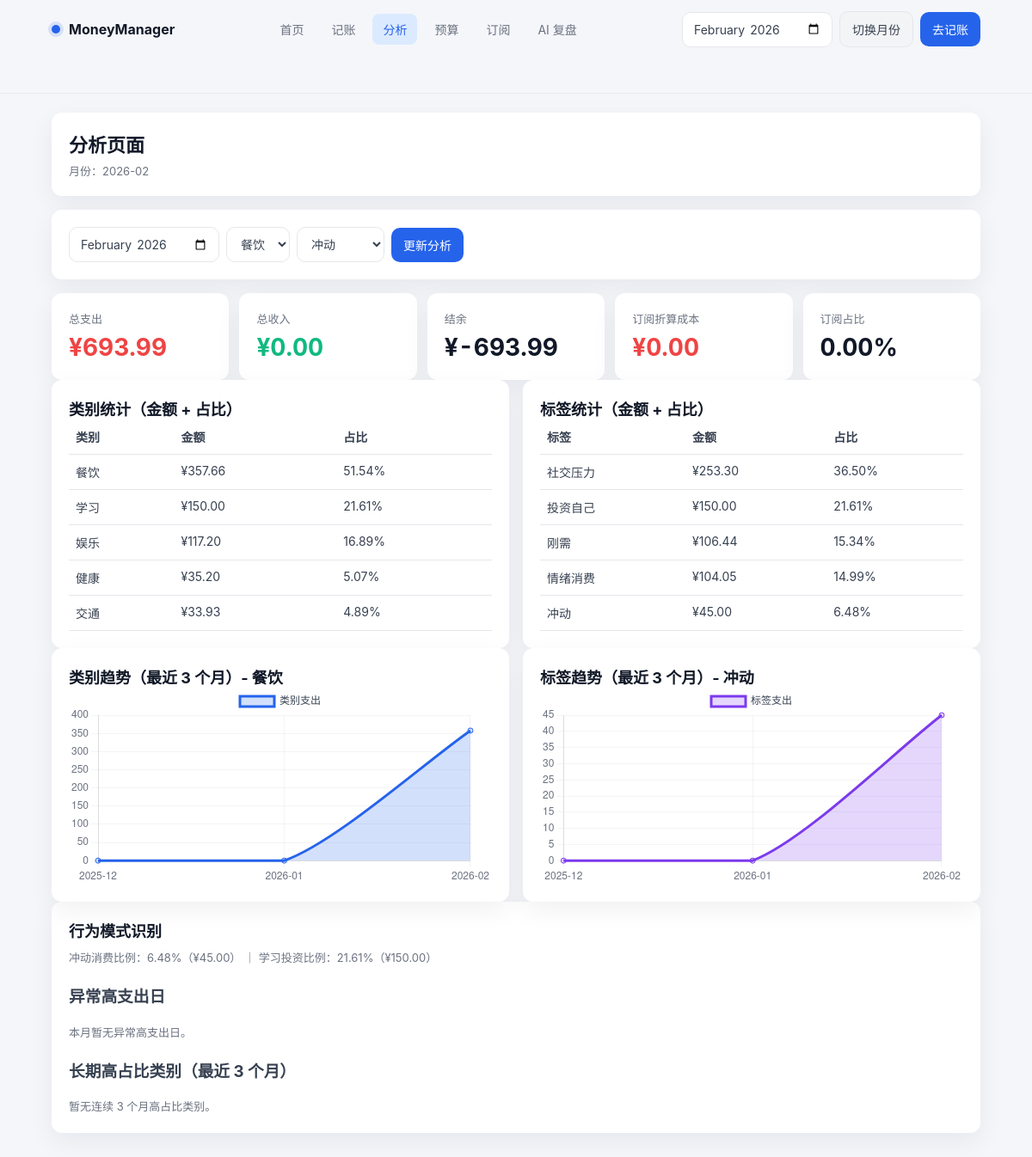
The app's page /analysis with its own data.
### tables this page shows
CREATE TABLE transactions (
                id INTEGER PRIMARY KEY AUTOINCREMENT,
                amount REAL NOT NULL,
                type TEXT CHECK(type IN ('income', 'expense')) NOT NULL,
                date TEXT NOT NULL,
                category_main TEXT NOT NULL,
                category_sub TEXT,
                tags TEXT,
                payment_method TEXT CHECK(payment_method IN ('wechat', 'alipay_family', 'bank')),
                note TEXT,
                created_at TEXT DEFAULT CURRENT_TIMESTAMP
            );

### app.py (the view)
    @app.route("/analysis")
    def analysis_page():
        month = request.args.get("month") or date.today().strftime("%Y-%m")
        category_name = request.args.get("category") or CATEGORY_OPTIONS[0]
        tag_name = request.args.get("tag") or TAG_OPTIONS[0]
        monthly_stats = get_monthly_stats(month)
        category_trend = get_category_trend(category_name, month)
        tag_trend = get_tag_trend(tag_name, month)
        insights = get_monthly_insights(month)
        subscription_metrics = get_subscription_monthly_metrics(month)
        subscription_ratio = 0.0
        if monthly_stats.get("total_expense", 0) > 0:
            subscription_ratio = (
                subscription_metrics.get("estimated_monthly_cost", 0)
                / monthly_stats.get("total_expense", 0)
                * 100
            )
        return render_template(
            "analysis.html",
            active_page="analysis",
            month=month,
            category_name=category_name,
            tag_name=tag_name,
            category_options=CATEGORY_OPTIONS,
            tag_options=TAG_OPTIONS,
            monthly_stats=monthly_stats,
            category_trend=category_trend,
            tag_trend=tag_trend,
            insights=insights,
            subscription_metrics=subscription_metrics,
            subscription_ratio=round(subscription_ratio, 2),
        )

### database.py (called while the page is built, shortened)
def get_connection() -> sqlite3.Connection:
    conn = sqlite3.connect(DB_PATH)
    conn.row_factory = sqlite3.Row
    return conn

def _parse_tags(tags_text: str | None) -> list[str]:
    if not tags_text:
        return []
    try:
        tags = json.loads(tags_text)
        return tags if isinstance(tags, list) else []
    except json.JSONDecodeError:
        return []

def _month_sequence(month: str, count: int = 3) -> list[str]:
    year, mon = map(int, month.split("-"))
    result: list[str] = []
    current_year = year
    current_mon = mon
    for _ in range(count):
        result.append(f"{current_year:04d}-{current_mon:02d}")
        current_mon -= 1
        if current_mon == 0:
            current_mon = 12
            current_year -= 1
    result.reverse()
    return result

def process_due_subscription_charges(target_date: str | None = None) -> dict:
    billing_day = _parse_date(target_date) if target_date else date.today()
    if not billing_day:
        billing_day = date.today()
    created_transactions = 0
    updated_subscriptions = 0
    with get_connection() as conn:
        rows = conn.execute(
            """
            SELECT
                id,
                name,
                amount,
                cycle,
                next_billing_date,
                category,
                payment_method
            FROM subscriptions
            ORDER BY id ASC
            """
        ).fetchall()
        conn.commit()
    return {
        "processed_date": billing_day.isoformat(),
        "created_transactions": created_transactions,
        "updated_subscriptions": updated_subscriptions,
    }

def get_subscription_actual_charge_summary(month: str) -> dict:
    with get_connection() as conn:
        row = conn.execute(
            """
            SELECT
                COALESCE(SUM(amount), 0) AS total_amount,
                COUNT(*) AS charge_count
            FROM subscription_charges
            WHERE substr(billing_date, 1, 7) = ?
            """,
            (month,),
        ).fetchone()
    return {
        "month": month,
        "actual_charged_amount": round(float(row["total_amount"] or 0), 2),
        "charge_count": int(row["charge_count"] or 0),
    }

### templates/analysis.html (shortened to what this page needs)
<!doctype html>
<html lang="zh-CN">
  <head>
    <link rel="stylesheet" href="{{ url_for('static', filename='css/app.css') }}" />
  </head>
  <body>
    <header class="top-nav app-shell">
      <div class="top-nav-inner">
        <a class="brand" href="/">
          <span class="brand-dot"></span>
          <span>MoneyManager</span>
        </a>
        <nav class="nav-links">
          <a class="nav-link {{ 'active' if active_page == 'index' else '' }}" href="/">首页</a>
          <a class="nav-link {{ 'active' if active_page == 'add' else '' }}" href="/add">记账</a>
          <a class="nav-link {{ 'active' if active_page == 'analysis' else '' }}" href="/analysis">分析</a>
          <a class="nav-link {{ 'active' if active_page == 'budget' else '' }}" href="/budget">预算</a>
          <a class="nav-link {{ 'active' if active_page == 'subscriptions' else '' }}" href="/subscriptions">订阅</a>
          <a class="nav-link {{ 'active' if active_page == 'ai' else '' }}" href="/ai">AI 复盘</a>
        </nav>
        <div class="nav-actions">
          <form method="get" action="/analysis" class="toolbar">
            <input type="month" name="month" value="{{ month }}" />
            <button class="btn-secondary" type="submit">切换月份</button>
          </form>
          <a class="btn" href="/add">去记账</a>
        </div>
      </div>
    </header>
    <main class="app-shell">
      <div class="page">
      <section class="panel">
        <h1 class="page-title">分析页面</h1>
        <div class="page-subtitle">月份：{{ month }}</div>
      </section>
      <section class="panel">
        <form class="toolbar" method="get" action="/analysis">
          <input type="month" name="month" value="{{ month }}" />
          <select name="category">
            {% for category in category_options %}
            <option value="{{ category }}" {% if category == category_name %}selected{% endif %}>{{ category }}</option>
            {% endfor %}
          </select>
          <select name="tag">
            {% for tag in tag_options %}
            <option value="{{ tag }}" {% if tag == tag_name %}selected{% endif %}>{{ tag }}</option>
            {% endfor %}
          </select>
          <button class="btn" type="submit">更新分析</button>
        </form>
      </section>
      <section class="kpi-grid" style="grid-template-columns: repeat(5, minmax(0, 1fr));">
          <article class="kpi-card">
            <div class="kpi-label">总支出</div>
            <div class="kpi-value expense mono">¥{{ '%.2f'|format(monthly_stats.total_expense) }}</div>
          </article>
          <article class="kpi-card">
            <div class="kpi-label">总收入</div>
            <div class="kpi-value income mono">¥{{ '%.2f'|format(monthly_stats.total_income) }}</div>
          </article>
          <article class="kpi-card">
            <div class="kpi-label">结余</div>
            <div class="kpi-value mono">¥{{ '%.2f'|format(monthly_stats.balance) }}</div>
          </article>
          <article class="kpi-card">
            <div class="kpi-label">订阅折算成本</div>
            <div class="kpi-value expense mono">¥{{ '%.2f'|format(subscription_metrics.estimated_monthly_cost) }}</div>
          </article>
          <article class="kpi-card">
            <div class="kpi-label">订阅占比</div>
            <div class="kpi-value mono">{{ '%.2f'|format(subscription_ratio) }}%</div>
          </article>
        </div>
      <section class="grid-2">
        <div class="panel">
          <h3 class="page-title" style="font-size: 18px;">类别统计（金额 + 占比）</h3>
          {% if monthly_stats.category_stats %}
          <div class="table-wrap">
          <table>
            <thead>
              <tr>
                <th>类别</th>
                <th>金额</th>
                <th>占比</th>
              </tr>
            </thead>
            <tbody>
              {% for item in monthly_stats.category_stats %}
              <tr>
                <td>{{ item.name }}</td>
                <td>¥{{ '%.2f'|format(item.amount) }}</td>
                <td>{{ '%.2f'|format(item.ratio) }}%</td>
              </tr>
              {% endfor %}
            </tbody>
          </table>
          </div>
          {% else %}
          <div class="helper-text">当前月份暂无类别支出数据。</div>
          {% endif %}
        </div>
        <div class="panel">
          <h3 class="page-title" style="font-size: 18px;">标签统计（金额 + 占比）</h3>
          {% if monthly_stats.tag_stats %}
          <div class="table-wrap">
          <table>
            <thead>
              <tr>
                <th>标签</th>
                <th>金额</th>
                <th>占比</th>
              </tr>
            </thead>
            <tbody>
              {% for item in monthly_stats.tag_stats %}
              <tr>
                <td>{{ item.name }}</td>
                <td>¥{{ '%.2f'|format(item.amount) }}</td>
                <td>{{ '%.2f'|format(item.ratio) }}%</td>
              </tr>
              {% endfor %}
            </tbody>
          </table>
          </div>
          {% else %}
          <div class="helper-text">当前月份暂无标签支出数据。</div>
          {% endif %}
        </div>
      </section>
      <section class="grid-2">
        <div class="panel">
          <h3 class="page-title" style="font-size: 18px;">类别趋势（最近 3 个月）- {{ category_name }}</h3>
          <canvas id="categoryTrendChart" height="140"></canvas>
        </div>
        <div class="panel">
          <h3 class="page-title" style="font-size: 18px;">标签趋势（最近 3 个月）- {{ tag_name }}</h3>
          <canvas id="tagTrendChart" height="140"></canvas>
        </div>
      </section>
      <section class="panel">
        <h2 class="page-title" style="font-size: 18px;">行为模式识别</h2>
        <p class="helper-text">
          冲动消费比例：{{ '%.2f'|format(insights.impulsive_spending_ratio.ratio) }}%（¥{{ '%.2f'|format(insights.impulsive_spending_ratio.amount) }}）
          ｜ 学习投资比例：{{ '%.2f'|format(insights.learning_investment_ratio.ratio) }}%（¥{{ '%.2f'|format(insights.learning_investment_ratio.amount) }}）
        </p>
        <h3>异常高支出日</h3>
        {% if insights.abnormal_high_expense_days %}
        <ul>
          {% for item in insights.abnormal_high_expense_days %}
          <li>{{ item.date }}：¥{{ '%.2f'|format(item.amount) }}</li>
          {% endfor %}
        </ul>
        {% else %}
        <div class="helper-text">本月暂无异常高支出日。</div>
        {% endif %}
        <h3>长期高占比类别（最近 3 个月）</h3>
        {% if insights.long_term_high_ratio_categories %}
        <ul>
          {% for item in insights.long_term_high_ratio_categories %}
          <li>{{ item.category }}：{{ item.ratios | join('% / ') }}%</li>
          {% endfor %}
        </ul>
        {% else %}
        <div class="helper-text">暂无连续 3 个月高占比类别。</div>
        {% endif %}
      </section>
    </main>
    <script>
      const dataElement = document.getElementById("analysis-data");
      const analysisData = dataElement
        ? JSON.parse(dataElement.textContent)
        : { category_trend: { trend: [] }, tag_trend: { trend: [] } };
      const categoryTrend = analysisData.category_trend?.trend || [];
      const tagTrend = analysisData.tag_trend?.trend || [];
      new Chart(document.getElementById("categoryTrendChart"), {
        type: "line",
        data: {
          labels: categoryTrend.map((item) => item.month),
          datasets: [
            {
              label: "类别支出",
              data: categoryTrend.map((item) => item.amount),
              borderColor: "#2563eb",
              backgroundColor: "rgba(37, 99, 235, 0.2)",
              fill: true,
              tension: 0.25,
            },
          ],
        },
        options: {
          plugins: { legend: { labels: { color: "#374151" } } },
          scales: {
            x: { grid: { color: "rgba(107, 114, 128, 0.08)" }, ticks: { color: "#6B7280" } },
            y: { grid: { color: "rgba(107, 114, 128, 0.08)" }, ticks: { color: "#6B7280" } },
          },
        },
      });
      new Chart(document.getElementById("tagTrendChart"), {
        type: "line",
        data: {
          labels: tagTrend.map((item) => item.month),
          datasets: [
            {
              label: "标签支出",
              data: tagTrend.map((item) => item.amount),
              borderColor: "#7c3aed",
              backgroundColor: "rgba(124, 58, 237, 0.2)",
              fill: true,
              tension: 0.25,
            },
          ],
        },
        options: {
          plugins: { legend: { labels: { color: "#374151" } } },
          scales: {
            x: { grid: { color: "rgba(107, 114, 128, 0.08)" }, ticks: { color: "#6B7280" } },
            y: { grid: { color: "rgba(107, 114, 128, 0.08)" }, ticks: { color: "#6B7280" } },
          },
        },
      });
    </script>
  </body>
</html>

### static/css/app.css (style rules this page uses)
:root { --primary: #2563EB; --text-strong: #111827; --text: #374151; --text-muted: #6B7280; --text-weak: #9CA3AF; --bg: #F5F6FA; --card: #FFFFFF; --success: #10B981; --warning: #F59E0B; --danger: #EF4444; --border: #E5E7EB; --shadow: 0 10px 30px rgba(15, 23, 42, 0.06); }
* { box-sizing: border-box; }
body { margin: 0; color: var(--text); background: var(--bg); font-family: -apple-system, BlinkMacSystemFont, "SF Pro SC", "PingFang SC", "Microsoft YaHei", sans-serif; }
a { color: inherit; text-decoration: none; }
.app-shell { padding-inline: max(24px, 5vw); padding-bottom: 40px; }
.top-nav { position: sticky; top: 0; z-index: 20; background: rgba(245, 246, 250, 0.86); backdrop-filter: blur(8px); border-bottom: 1px solid rgba(229, 231, 235, 0.7); }
.top-nav-inner { max-width: 1280px; margin: 0 auto; min-height: 68px; display: grid; grid-template-columns: auto 1fr auto; align-items: center; gap: 20px; }
.brand { display: inline-flex; align-items: center; gap: 10px; font-weight: 700; color: var(--text-strong); }
.brand-dot { width: 10px; height: 10px; border-radius: 999px; background: var(--primary); box-shadow: 0 0 0 4px rgba(37, 99, 235, 0.15); }
.nav-links { display: inline-flex; justify-content: center; flex-wrap: wrap; gap: 8px; }
.nav-link { padding: 8px 12px; border-radius: 8px; color: var(--text-muted); font-size: 14px; transition: all 220ms ease; }
.nav-link.active { color: var(--primary); background: #DBEAFE; }
.nav-actions { display: inline-flex; align-items: center; gap: 8px; }
.page { max-width: 1280px; margin: 22px auto 0; display: grid; gap: 16px; }
.panel { background: var(--card); border-radius: 12px; box-shadow: var(--shadow); padding: 20px; }
.page-title { margin: 0; color: var(--text-strong); font-size: 22px; font-weight: 700; }
.page-subtitle { color: var(--text-muted); font-size: 13px; margin-top: 6px; }
.btn, .btn-secondary, button, select, input, textarea { font-family: inherit; font-size: 14px; }
.btn, .btn-secondary, button { display: inline-flex; align-items: center; justify-content: center; border: none; border-radius: 10px; padding: 10px 14px; transition: all 220ms ease; cursor: pointer; }
.btn { background: var(--primary); color: #fff; }
.btn-secondary { background: #F3F4F6; color: var(--text); border: 1px solid var(--border); }
input, select, textarea { border: 1px solid var(--border); border-radius: 10px; padding: 10px 12px; color: var(--text); background: #fff; outline: none; transition: all 220ms ease; }
.kpi-grid { display: grid; grid-template-columns: repeat(4, minmax(0, 1fr)); gap: 12px; }
.kpi-card { background: var(--card); border-radius: 12px; box-shadow: var(--shadow); padding: 20px; }
.kpi-label { color: var(--text-muted); font-size: 13px; margin-bottom: 8px; }
.kpi-value { font-size: 28px; line-height: 1.2; font-weight: 700; color: var(--text-strong); }
.kpi-value.expense { color: var(--danger); }
.kpi-value.income { color: var(--success); }
.helper-text { color: var(--text-muted); font-size: 13px; line-height: 1.7; margin-top: 8px; }
.mono { font-variant-numeric: tabular-nums; }
.toolbar { display: flex; gap: 8px; flex-wrap: wrap; align-items: center; }
.grid-2 { display: grid; grid-template-columns: 1fr 1fr; gap: 16px; }
.table-wrap { overflow: auto; }
table { width: 100%; border-collapse: collapse; font-size: 14px; }
th, td { text-align: left; padding: 10px 8px; border-bottom: 1px solid var(--border); vertical-align: top; }
tbody tr { transition: background 220ms ease; }

### records on screen
transactions: name "餐饮", amount "357.66", ratio "51.54"
transactions: name "学习", amount "150.00", ratio "21.61"
transactions: name "娱乐", amount "117.20", ratio "16.89"
transactions: name "健康", amount "35.20", ratio "5.07"
transactions: name "交通", amount "33.93", ratio "4.89"

### other values on screen
{{ month }} "2026-02"
{{ '%.2f'|format(monthly_stats.total_expense) }} "693.99"
{{ '%.2f'|format(monthly_stats.total_income) }} "0.00"
{{ '%.2f'|format(monthly_stats.balance) }} "-693.99"
{{ '%.2f'|format(subscription_metrics.estimated_monthly_cost) }} "0.00"
{{ '%.2f'|format(subscription_ratio) }} "0.00"
{{ item.name }} "社交压力" "投资自己" "刚需" "情绪消费" "冲动"
{{ '%.2f'|format(item.amount) }} "253.30" "150.00" "106.44" "104.05" "45.00"
{{ '%.2f'|format(item.ratio) }} "36.50" "21.61" "15.34" "14.99" "6.48"
{{ category_name }} "餐饮"
{{ tag_name }} "冲动"
{{ '%.2f'|format(insights.impulsive_spending_ratio.ratio) }} "6.48"
{{ '%.2f'|format(insights.impulsive_spending_ratio.amount) }} "45.00"
{{ '%.2f'|format(insights.learning_investment_ratio.ratio) }} "21.61"
{{ '%.2f'|format(insights.learning_investment_ratio.amount) }} "150.00"
